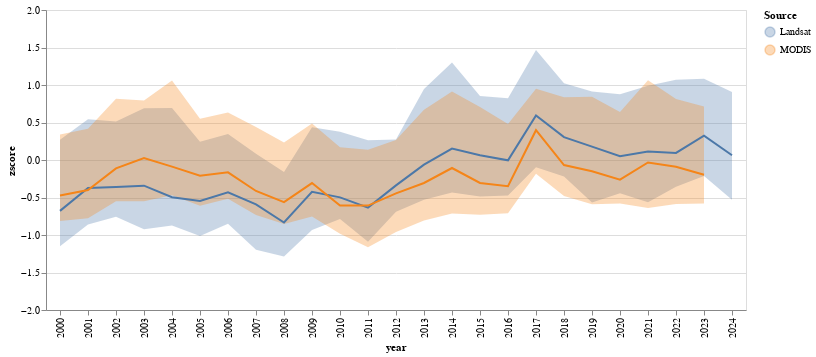

Here is the notebook cell this chart was saved with:
### Markdown cell above
### Plot z-scores

### Code cell
# Disable the max row limit
alt.data_transformers.disable_max_rows()

# Plot the combined chart
base = alt.Chart(combined_yearly_avg).encode(
    x='year:O',
    color='Source:N'  # Differentiate between Landsat and MODIS using color
)

line = base.mark_line().encode(
    y='median(zscore):Q'
).interactive()

band = base.mark_errorband(extent='iqr').encode(
    y=alt.Y('zscore:Q', scale=alt.Scale(domain=(-2, 2))),
).interactive()

chart = alt.layer(band, line).properties(width=700, height=300)
chart

### Figure 1 — Vega-Lite specification as saved in the notebook (floating-point values rounded to 4 significant figures; data arrays with more than 128 entries replaced by an {"elided": "..."} marker saying what was removed)
{"config": {"view": {"continuousWidth": 300, "continuousHeight": 300}}, "layer": [{"mark": {"type": "errorband", "extent": "iqr"}, "encoding": {"color": {"field": "Source", "type": "nominal"}, "x": {"field": "year", "type": "ordinal"}, "y": {"field": "zscore", "scale": {"domain": [-2, 2]}, "type": "quantitative"}}, "name": "view_3"}, {"mark": {"type": "line"}, "encoding": {"color": {"field": "Source", "type": "nominal"}, "x": {"field": "year", "type": "ordinal"}, "y": {"aggregate": "median", "field": "zscore", "type": "quantitative"}}, "name": "view_4"}], "data": {"name": "data-1dc7eb8adfe3428e9eb14413f1284614"}, "height": 300, "params": [{"name": "param_4", "select": {"type": "interval", "encodings": ["x", "y"]}, "bind": "scales", "views": ["view_3"]}, {"name": "param_3", "select": {"type": "interval", "encodings": ["x", "y"]}, "bind": "scales", "views": ["view_4"]}], "width": 700, "$schema": "https://vega.github.io/schema/vega-lite/v5.20.1.json", "datasets": {"data-1dc7eb8adfe3428e9eb14413f1284614": {"elided": "5150 records"}}}
